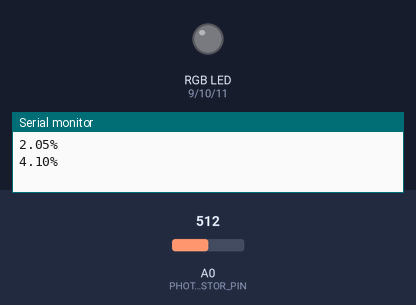
The sketch below on a simulated Arduino Uno, built with avr-gcc and run on an emulated ATmega328P. Shown: an RGB LED mixed from three pins (HIGH = lit), the last lines printed to the serial monitor. Inputs (shaded band) come from the test bench; at power-on: A0 (PHOTORESISTOR_PIN) = 512. Dim RGB values are drawn brighter than linear.

Above: at 1.8 s.
1.9 s: A0 (PHOTORESISTOR_PIN) set to 306
At 2.25 s:
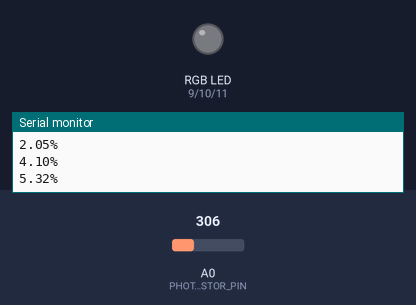
6.3 s: A0 (PHOTORESISTOR_PIN) set to 900
At 8.26 s:
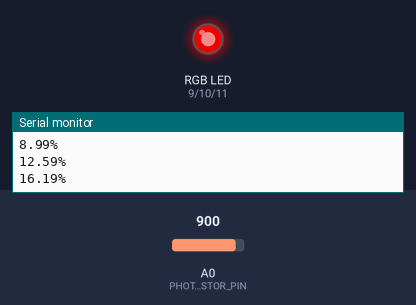
Timing chart, 0 to 8.2 s (numbered marks = the images above; inputs shaded):
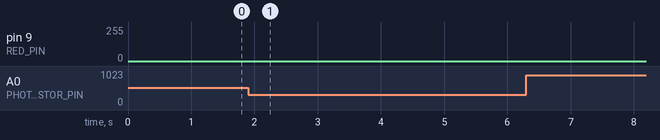

Measured:
- after the input at 1.9 s, pin 9 (RED_PIN): stays 0/255 (without the input it goes to 28/255 after 1.2 s)

The sketch:

battery-level-indicator-light.ino
```cpp
/**
 * Day 08 - Intro to Rgb
 */

#include "Arduino.h"

// A Pins are Analog pins, which we need for the photoresistor
const byte PHOTORESISTOR_PIN = A0;

/*
 * Each color in an RGB LED is controlled with a different pin
 *
 * NOTE: Only pins 3, 5, 6, 9, 10 and 11 on the HERO board support PWM which is
 *       indicated on the board by preceding those pin numbers on the HERO board
 *       with a tilde ('~') character.  Only those pins support PWM and analogWrite().
 */
const byte RED_PIN = 9;
const byte GREEN_PIN = 10;
const byte BLUE_PIN = 11;

enum Color { RED, BLUE, GREEN, YELLOW, CYAN, MAGENTA, WHITE };

const uint16_t BATTERY_CAPACITY = 50000;

/**
 *The setup function runs once when you press reset or power the board
 */
void setup() {
  // Board Setup
  pinMode(PHOTORESISTOR_PIN, INPUT);

  pinMode(RED_PIN, OUTPUT);
  pinMode(GREEN_PIN, OUTPUT);
  pinMode(BLUE_PIN, OUTPUT);

  // Serial Setup
  Serial.begin(9600);

}


/**
 * The loop function runs over and over again forever
 */
void loop() {
  float batteryPercentage = getCurrentBatteryChargePercentage();

  // Print percentage to console
  Serial.print(batteryPercentage);
  Serial.println('%');

  // time per loop is used to calculate the total delay we can have per loop.
  // Note: The higher this is, the longer it will take to "charge" the battery, due to the amount of readings over time decreasing.
  uint16_t timePerLoop = 2000;

  if (batteryPercentage >= 100) {
    // Steady Green at 100%
    setRgbLevels(0, 255, 0);
    delay(timePerLoop);
  } else if (batteryPercentage > 25) {
    // Slow pulse
    uint8_t pulsesPerLoop = 1;
    for (uint8_t pulseIndex = 0; pulseIndex < pulsesPerLoop; pulseIndex++) {
      pulseColor(GREEN, timePerLoop / pulsesPerLoop);
    }
  } else {
    // Fast pulse
    uint8_t pulsesPerLoop = 2;
    for (uint8_t pulseIndex = 0; pulseIndex < pulsesPerLoop; pulseIndex++) {
      pulseColor(RED, timePerLoop / pulsesPerLoop);
    }
  }
}

/**
 * Update the current battery level and return the current charge as a percentage
 */
float getCurrentBatteryChargePercentage() {
  // Static to make the value persist between function calls.
   // Current battery charge level (set to 0 first time)
  static uint16_t batteryLevel = 0;

  // Read current photoresister value
  // Doubling the incomming value to make charging appear faster
  uint16_t lightAmount = analogRead(PHOTORESISTOR_PIN) * 2;
  batteryLevel += lightAmount;

  // Check if we charged over the battery level
  if (batteryLevel > BATTERY_CAPACITY) {
    batteryLevel = BATTERY_CAPACITY;
  }

  return ((float)batteryLevel / (float)BATTERY_CAPACITY) * 100;
}


void setRgbLevels(uint8_t red_intensity, uint8_t green_intensity, uint8_t blue_intensity) {
  analogWrite(RED_PIN, red_intensity);
  analogWrite(GREEN_PIN, green_intensity);
  analogWrite(BLUE_PIN, blue_intensity);
}

void pulseColor(Color color, uint16_t totalTimeToPulseFor) {
  uint8_t MAX_BRIGHTNESS = 255;
  uint16_t delayTime = totalTimeToPulseFor / (MAX_BRIGHTNESS * 2);

  int8_t brightnessDirection = 1;
  for (int16_t brightnessIndex = 0; brightnessIndex > -1; brightnessIndex = brightnessIndex + brightnessDirection) {
    // Need to use an Enum for "string" like values in switch statement.
    switch (color) {
      case RED:
        setRgbLevels(brightnessIndex, 0, 0);
        break;
      case GREEN:
        setRgbLevels(0, brightnessIndex, 0);
        break;
      case BLUE:
        setRgbLevels(0, 0, brightnessIndex);
        break;
      case YELLOW:
        setRgbLevels(brightnessIndex, brightnessIndex, 0);
        break;
      case CYAN:
        setRgbLevels(0, brightnessIndex, brightnessIndex);
        break;
      case MAGENTA:
        setRgbLevels(brightnessIndex, 0, brightnessIndex);
        break;
      case WHITE:
        setRgbLevels(brightnessIndex, brightnessIndex, brightnessIndex);
        break;
      default:
        setRgbLevels(0, 0, 0);
    }

    if (brightnessIndex >= MAX_BRIGHTNESS) {
      // Switch direction back to 0
      brightnessDirection = -1;
    }

    delay(delayTime);
  }
}
```
